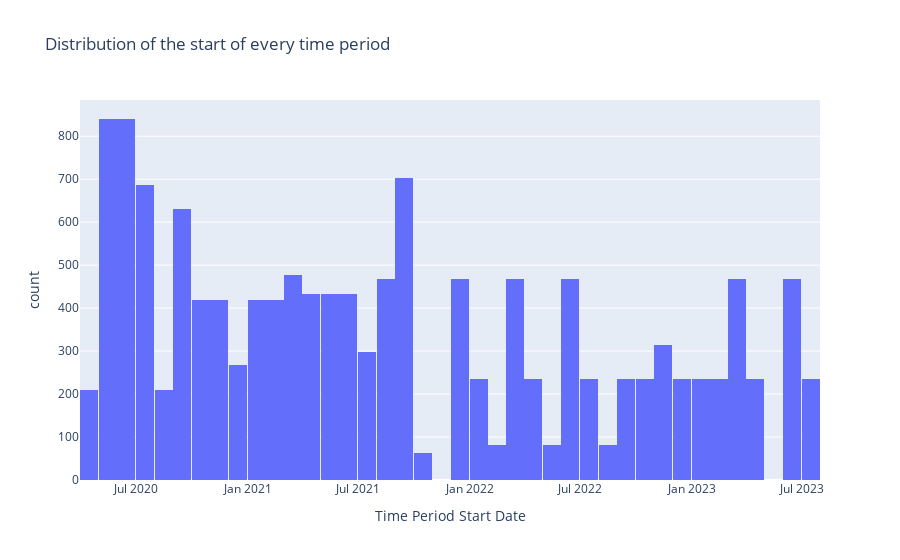

Here is the notebook cell this chart was saved with:
### Markdown cell above
The phase column is likely to represent the different stages or time intervals this study was conducted.

According to the histogram shown above,each bar represents a different phase in the progression of symptoms of depression or anxiety. 


The height of each bar corresponds to the number of cases or individuals experiencing symptoms during that specific phase.

That is,the phase labeled 1 signifies that there were 2520 individuals who reported symptoms of anxiety and or depression during this phase.It seems to be the phase with the highest number of individuals who reported  symptoms of anxiety and or depression.

Likewise, the phase labeled -1  represents a period when approximately 620 individuals reported symptoms of depression or anxiety.

### Code cell
#Distribution of the start of every time period
# Count the occurrences of when  each time period started
fig_time_start = px.histogram(df, x="Time Period Start Date", 
                             title="Distribution of the start of every time period")

fig_time_start.show()

### Figure 1 — Plotly figure (JSON) as saved in the notebook; plotly's stock layout.template omitted (floating-point values rounded to 4 significant figures; data arrays with more than 128 entries replaced by an {"elided": "..."} marker saying what was removed)
{"data": [{"alignmentgroup": "True", "bingroup": "x", "hovertemplate": "Time Period Start Date=%{x}<br>count=%{y}<extra></extra>", "legendgroup": "", "marker": {"color": "#636efa", "pattern": {"shape": ""}}, "name": "", "offsetgroup": "", "orientation": "v", "showlegend": false, "type": "histogram", "x": {"elided": "13905 str values"}, "xaxis": "x", "yaxis": "y"}], "layout": {"barmode": "relative", "legend": {"tracegroupgap": 0}, "title": {"text": "Distribution of the start of every time period"}, "xaxis": {"anchor": "y", "domain": [0, 1], "title": {"text": "Time Period Start Date"}}, "yaxis": {"anchor": "x", "domain": [0, 1], "title": {"text": "count"}}}}
